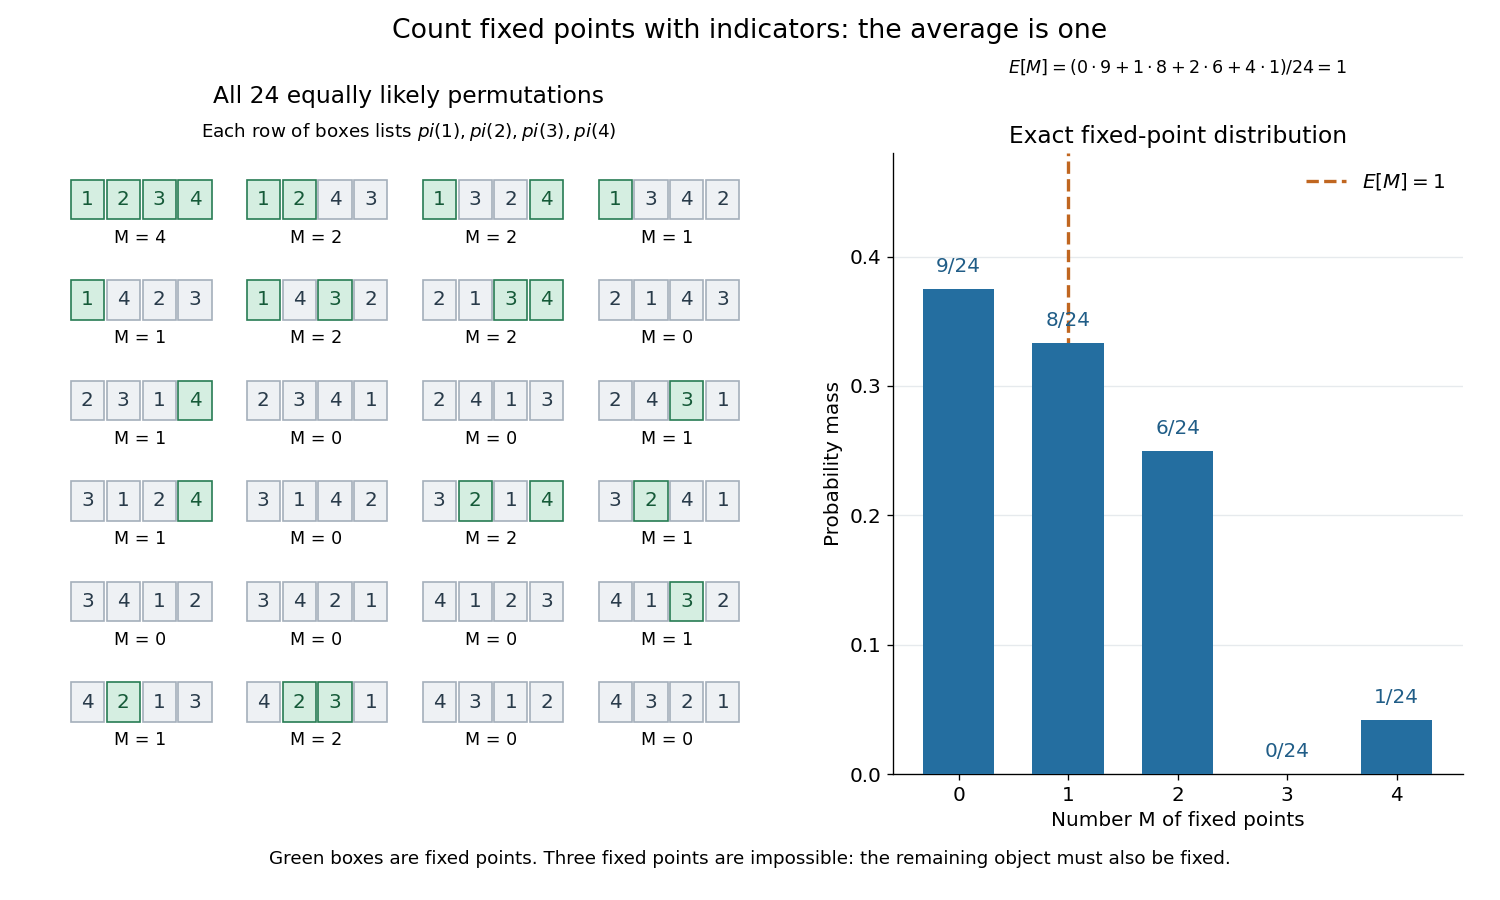

The script that drew this image:
"""Enumerate uniform permutations and render their fixed-point counts to cwd."""

from collections import Counter
from itertools import permutations
from math import factorial
from pathlib import Path

import matplotlib.pyplot as plt
from matplotlib.patches import Rectangle
import numpy as np


def count_fixed(permutation):
    return sum(value == index for index, value in enumerate(permutation, 1))


def main():
    outcomes = list(permutations(range(1, 5)))
    counts = Counter(count_fixed(p) for p in outcomes)
    assert len(outcomes) == factorial(4)
    assert counts == {0: 9, 1: 8, 2: 6, 4: 1}
    assert sum(k*v for k, v in counts.items()) == 24
    assert all(sum(p[i] == i+1 for p in outcomes) == 6 for i in range(4))
    assert sum(p[0] == 1 and p[1] == 2 for p in outcomes) == 2
    for n in range(1, 8):
        assert sum(count_fixed(p) for p in permutations(range(1, n+1))) == factorial(n)

    plt.rcParams.update({'font.size': 12, 'axes.titlesize': 14})
    fig = plt.figure(figsize=(12.5, 7.5), dpi=120, facecolor='white')
    grid = fig.add_gridspec(1, 2, width_ratios=[1.25, 1], wspace=.20)
    cards = fig.add_subplot(grid[0])
    bars = fig.add_subplot(grid[1])
    cards.set_title('All 24 equally likely permutations', pad=30)
    cards.text(.5, 1.025, r'Each row of boxes lists $pi(1),pi(2),pi(3),pi(4)$',
               transform=cards.transAxes, ha='center', fontsize=11)
    for position, p in enumerate(outcomes):
        row, col = divmod(position, 4)
        x0 = col*1.25
        y0 = (5-row)*1.02
        for i, value in enumerate(p):
            fixed = value == i+1
            x = x0+i*.255
            color = '#d5eee1' if fixed else '#eef1f4'
            border = '#277c54' if fixed else '#a4afbb'
            cards.add_patch(Rectangle((x, y0+.23), .235, .40,
                                      facecolor=color, edgecolor=border, lw=1))
            cards.text(x+.1175, y0+.43, str(value), ha='center', va='center',
                       color='#155a38' if fixed else '#293b4a', fontsize=12)
        cards.text(x0+.49, y0+.04, f'M = {count_fixed(p)}',
                   ha='center', va='center', fontsize=10.5)
    cards.set(xlim=(-.13, 4.93), ylim=(-.30, 6))
    cards.axis('off')
    k = np.arange(5)
    masses = np.array([counts[i] for i in k])/24
    bars.bar(k, masses, width=.65, color='#246ea0', zorder=3)
    bars.axvline(1, color='#c06620', linestyle='--', lw=2,
                 label=r'$E[M]=1$')
    for value, mass in zip(k, masses):
        bars.text(value, mass+.013, f'{counts[value]}/24',
                  ha='center', color='#205d87', fontsize=12)
    bars.text(.5, 1.13, r'$E[M]=(0\cdot 9+1\cdot 8+2\cdot 6+4\cdot 1)/24=1$',
              transform=bars.transAxes, fontsize=10.5, ha='center')
    bars.set(xlim=(-.6, 4.6), ylim=(0, .48), xlabel='Number M of fixed points',
             ylabel='Probability mass', title='Exact fixed-point distribution')
    bars.set_xticks(k)
    bars.legend(loc='upper right', frameon=False)
    bars.grid(axis='y', color='#e6eaed', zorder=0)
    bars.spines[['top', 'right']].set_visible(False)
    fig.suptitle('Count fixed points with indicators: the average is one',
                 fontsize=16, y=.98)
    fig.text(.5, .04,
             'Green boxes are fixed points. Three fixed points are impossible: the remaining object must also be fixed.',
             ha='center', fontsize=11)
    fig.subplots_adjust(left=.035, right=.975, bottom=.14, top=.83)
    fig.savefig(Path.cwd()/Path(__file__).with_suffix('.png').name,
                facecolor='white', transparent=False)
    plt.close(fig)


if __name__ == '__main__':
    main()
